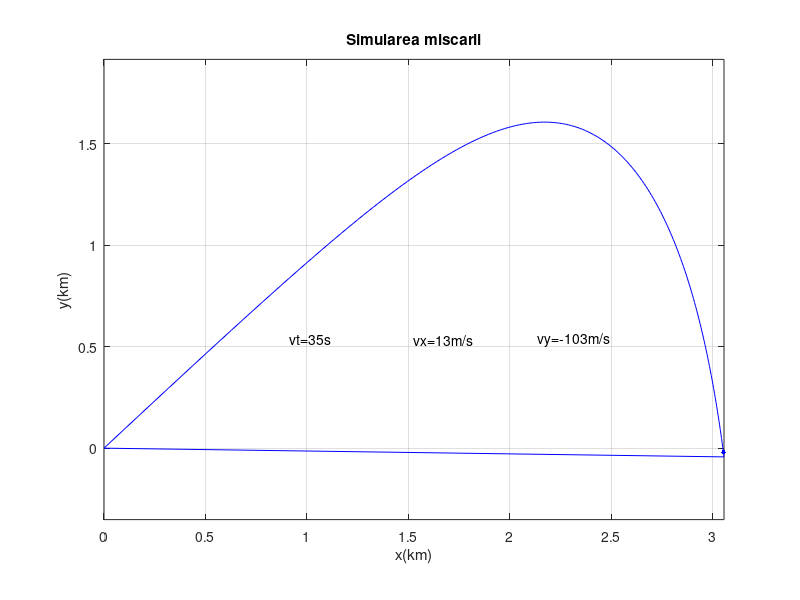

MATLAB code for this plot: (Note: a time limit stopped this script after it produced the figure.)
clc
clear all
close all
format long

Gv = 1;
Gc = 1;
Gt = 1;
Gd = 1;
if Gd==1, Gv=0; Gc=0; Gt=0; end;

g = 9.80665; % acceleratia gravitationala
ro = 7850; % densitatea otelului
r = 0.13; % raza proiectilului
m = 4*pi*ro*r^3 / 3; % masa proiectilului
G = m * g; % greutatea proiectilului

v0 = 1100; % viteza initiala
alpha0 = 43; % unghiul de lansare
eta = 1.81 * 1e-5; % coeficientul de vascozitate
b1 = 6*pi*eta*r; % coeficientul b1
c = 0.469; % coeficientul de forma
ro0 = 1.22; % densitatea aerului
b2 = 2*pi*c*r^2*ro0; % coeficientul b2

t0 = 0; tf = 2*v0/(g*sind(alpha0)); 
N = 1501; dt = tf/(N - 1);
t = linspace(t0, tf, N);

vx = zeros(1,N); vy = vx;
x = zeros(1,N); y = x;
vx(1) = v0 * cosd(alpha0);
vy(1) = v0 * sind(alpha0);
x(1) = 0; y(1) = 0;
for i = 1:N-1
    aux = 1 - dt*(b1 + b2*sqrt(vx(i)^2 + vy(i)^2))/m;
    vx(i + 1) = vx(i)*aux;
    vy(i + 1) = vy(i)*aux - g*dt;
    x(i + 1) = x(i) + vx(i)*dt;
    y(i + 1) = y(i) + vy(i)*dt;
    if y(i) < 0 break; end;
end

% componentele vitezei
if Gv==1
    figure(1);
    plot(t,vx,'-r',t,vy,'-b');
    xlabel('t(s)'); ylabel('v(m/s)'); grid on;
    title('Componentele vitezei in functie de timp');
    legend('vx','vy','location','northwest');
end

% legile de miscare
if Gc==1
    figure(2);
    plot(t, x/1e3, '-r', t, y/1e3, '-b');
    xlabel('t(s)'); ylabel('coord(km)'); grid on;
    title('Componentele vitezei in functie de timp');
    legend('x','y','location','northwest');
end

% traiectoria
if Gt==1
    figure(3)
    plot(x/1e3, y/1e3, '-k', 'LineWidth',2);
    xlabel('x(km)'); ylabel('y(km)'); grid on;
    title('Curba balistica');
    axis equal; axis tight;
end

tf = t(i); % timpul de zbor
b = x(i); % bataia
h = max(y); % inaltimea maxima
tu = t(y==h); % timpul de urcare
tc = tf - tu; % timpul de coborare
Q = 1/2*m*(v0^2 - vx(i)^2 - vy(i)^2); % caldura produsa prin frecare
afis = ['Timpul de zbor: ', num2str(tf), 's']; disp(afis);
afis = ['Bataia proiectilului: ', num2str(b/1e3), 'km']; disp(afis);
afis = ['Altitudinea maxima: ', num2str(h/1e3), 'km']; disp(afis);
afis = ['Timpul de urcare: ', num2str(tu), 's']; disp(afis);
afis = ['Timpul de coborare: ', num2str(tc), 's']; disp(afis);
afis = ['Caldura produsa: ', num2str(Q/1e6), 'MJ']; disp(afis);

%simularea dinamica
if Gd==1
    figure(4)
    set(4, 'Position', [50 50 850 600]);
    tic; simt = 0; % porneste cronometrul si retine timpul initial
    while simt < tf
        plot(x/1e3, y/1e3, '-b'); hold on;
        xlabel('x(km)'); ylabel('y(km)'); grid;
        title('Simularea miscarii');
        axis equal; axis tight;
        index = abs(t-simt)==min(abs(t-simt)); % cauta cel mai apropiat t din discretizare
        plot(x(index)/1e3, y(index)/1e3, '.b', 'MarkerSize', 10); hold off;
        text(b/2/1e3, h/3/1e3, ['vx=', num2str(round(vx(index))), 'm/s']);
        text((b/2-b/5)/1e3, h/3/1e3, ['vt=', num2str(round(t(index))), 's']);
        text((b/2+b/5)/1e3, h/3/1e3, ['vy=', num2str(round(vy(index))), 'm/s']);
        pause(1e-3);
        simt = toc;
    end
end
